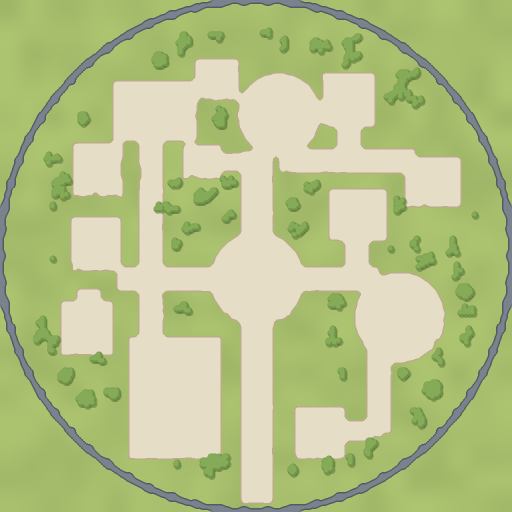
#> input picture ui/hud_v01/carte_lobby.png, 1024 x 1024 px (shown at 1/2 size)
$ python carte_cercle.py
#> lines starting #> are read from the running program, lines starting #| are printed output that depends on the picture; after the words box and inside, x2 and y2 are one past the last pixel; in counts of white or black regions, pixels touching at a corner belong together
"""Découpe la carte du lobby (carte_lobby.png) au cercle du rempart : tout ce qui est hors du disque inscrit
devient transparent, bord lissé (masque dessiné 4x plus grand puis réduit). Sortie : carte_lobby_cercle.png.
Usage : python carte_cercle.py (Pillow requis)."""
import pathlib
from PIL import Image, ImageDraw
ICI = pathlib.Path(__file__).resolve().parent
carte = Image.open(ICI / "carte_lobby.png").convert("RGBA")
T, F = carte.size[0], 4
#> T = 1024; F = 4
masque = Image.new("L", (T * F, T * F), 0)
#> masque: PIL image 4096x4096 L; every value is 0
ImageDraw.Draw(masque).ellipse((0, 0, T * F - 1, T * F - 1), fill=255)
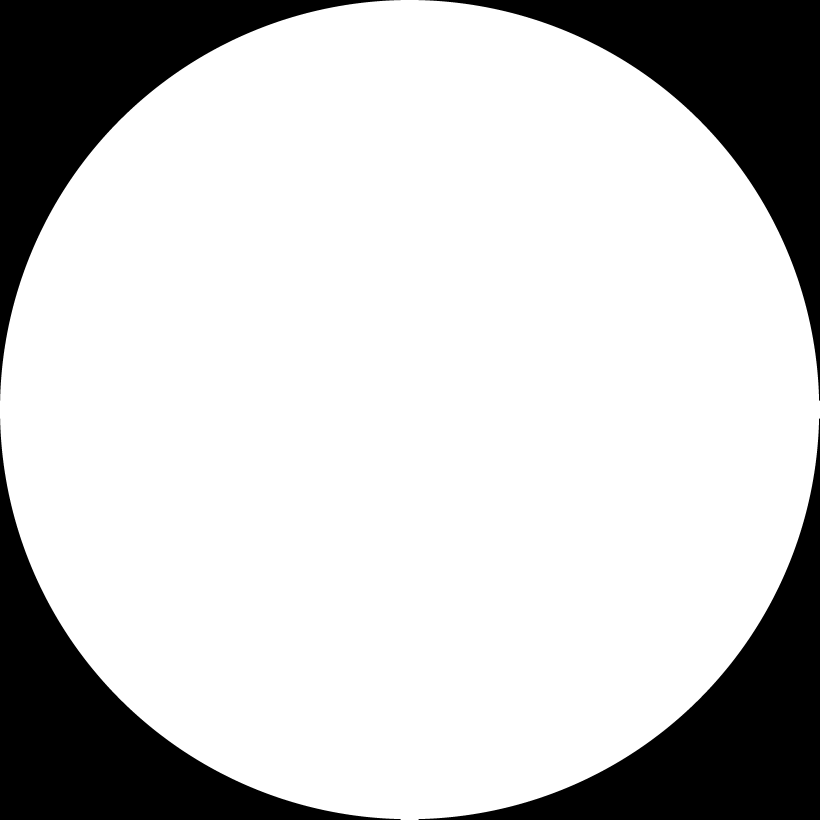
#> masque: PIL image 4096x4096 L (shown at 1/5 size); 78.5% white; 4 black regions, box (x1, y1, x2, y2) and area: (0, 0, 2003, 2003) 900272, (2093, 0, 4096, 2003) 900272, (0, 2093, 2003, 4096) 900272, (2093, 2093, 4096, 4096) 900272
masque = masque.resize((T, T), Image.LANCZOS)
#> masque: PIL image 1024x1024 L
alpha = Image.composite(carte.getchannel("A"), Image.new("L", (T, T), 0), masque)
carte.putalpha(alpha)
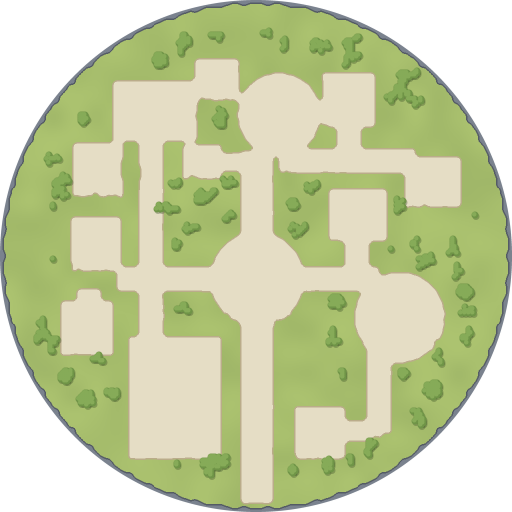
#> carte: PIL image 1024x1024 RGBA (shown at 1/2 size); mean R, G, B, A 181.1, 193.8, 135.1, 200.3; transparent parts drawn white
carte.save(ICI / "carte_lobby_cercle.png")
print("ok", carte.size)
#| ok (1024, 1024)
